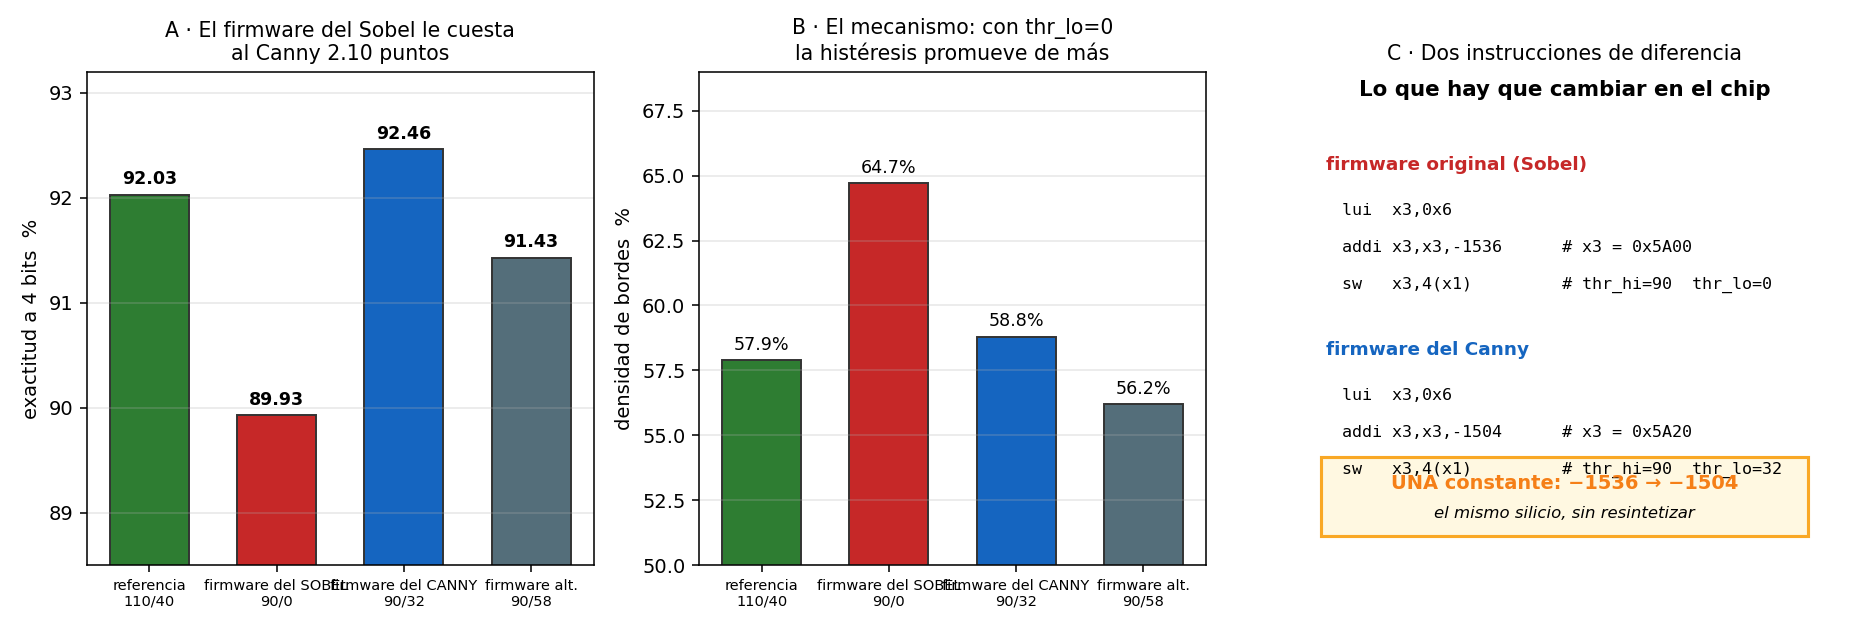

Python code for this plot:
# === Cuaderno 2 · figura 13: el firmware del Sobel rompe el Canny ===
import numpy as np, matplotlib.pyplot as plt

CFG = [("referencia\n110/40", 110, 40, 57.9, 92.03, "#2e7d32"),
       ("firmware del SOBEL\n90/0", 90, 0, 64.7, 89.93, "#c62828"),
       ("firmware del CANNY\n90/32", 90, 32, 58.8, 92.46, "#1565c0"),
       ("firmware alt.\n90/58", 90, 58, 56.2, 91.43, "#546e7a")]

fig, (a1, a2, a3) = plt.subplots(1, 3, figsize=(13.4, 4.5))

# A · exactitud
et = [c[0] for c in CFG]; acc = [c[4] for c in CFG]; col = [c[5] for c in CFG]
b = a1.bar(range(4), acc, color=col, ec="#333", width=.62)
for r, v in zip(b, acc):
    a1.text(r.get_x()+r.get_width()/2, v+.1, f"{v:.2f}", ha="center", fontsize=9, weight="bold")
a1.set_xticks(range(4)); a1.set_xticklabels(et, fontsize=7.5)
a1.set_ylim(88.5, 93.2); a1.set_ylabel("exactitud a 4 bits  %"); a1.grid(axis="y", alpha=.3)
a1.set_title("A · El firmware del Sobel le cuesta\nal Canny 2.10 puntos", fontsize=10.5)

# B · el mecanismo: la densidad
den = [c[3] for c in CFG]
b = a2.bar(range(4), den, color=col, ec="#333", width=.62)
for r, v in zip(b, den):
    a2.text(r.get_x()+r.get_width()/2, v+.4, f"{v:.1f}%", ha="center", fontsize=9)
a2.set_xticks(range(4)); a2.set_xticklabels(et, fontsize=7.5)
a2.set_ylim(50, 69); a2.set_ylabel("densidad de bordes  %"); a2.grid(axis="y", alpha=.3)
a2.set_title("B · El mecanismo: con thr_lo=0\nla histéresis promueve de más", fontsize=10.5)

# C · lo que cambia en la ROM
a3.axis("off")
a3.text(.5, .95, "Lo que hay que cambiar en el chip", ha="center", fontsize=11, weight="bold")
txt = [
 ("#c62828", "firmware original (Sobel)", [
    "lui  x3,0x6",
    "addi x3,x3,-1536      # x3 = 0x5A00",
    "sw   x3,4(x1)         # thr_hi=90  thr_lo=0"]),
 ("#1565c0", "firmware del Canny", [
    "lui  x3,0x6",
    "addi x3,x3,-1504      # x3 = 0x5A20",
    "sw   x3,4(x1)         # thr_hi=90  thr_lo=32"])]
y = .80
for c, tit, ls in txt:
    a3.text(.03, y, tit, fontsize=9.5, weight="bold", color=c); y -= .09
    for l in ls:
        a3.text(.06, y, l, fontsize=8.6, family="monospace"); y -= .075
    y -= .06
a3.add_patch(plt.Rectangle((.02, .06), .96, .16, fc="#fff8e1", ec="#f9a825", lw=1.6))
a3.text(.5, .155, "UNA constante: −1536 → −1504", ha="center", fontsize=10, weight="bold", color="#f57f17")
a3.text(.5, .095, "el mismo silicio, sin resintetizar", ha="center", fontsize=8.5, style="italic")
a3.set_title("C · Dos instrucciones de diferencia", fontsize=10.5)
plt.tight_layout()
plt.savefig("fig_firmware.png", dpi=140)
plt.show()
print(f"firmware del Sobel sobre el Canny: {89.93-92.03:+.2f} pp")
print(f"firmware propio del Canny:         {92.46-89.93:+.2f} pp de recuperacion")
print(f"y el mejor resultado del cuaderno:  92.46 %")
